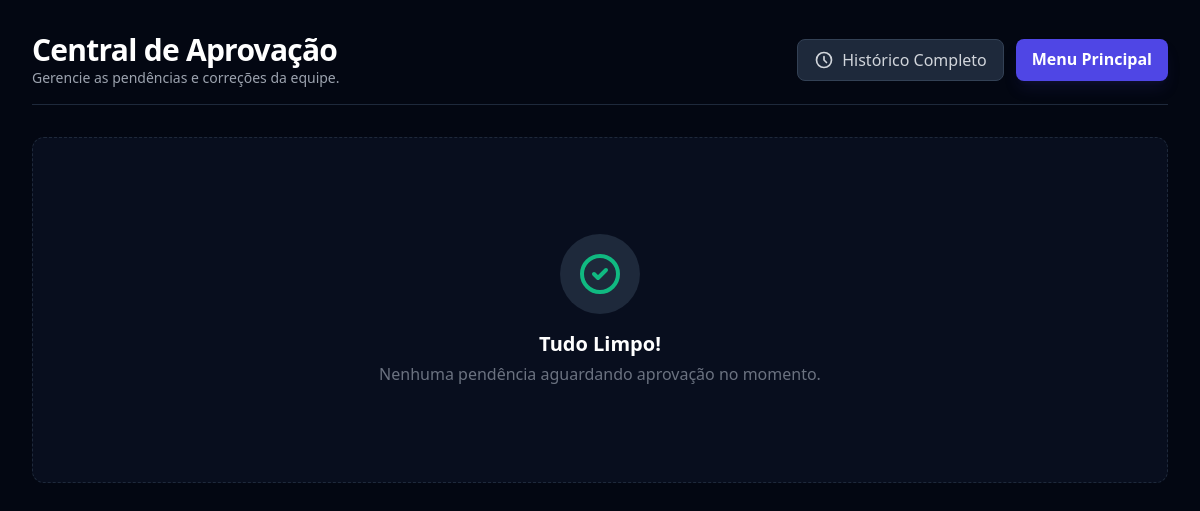
/aprovacoes/ (signed in), run on an earlier commit of the app's database.
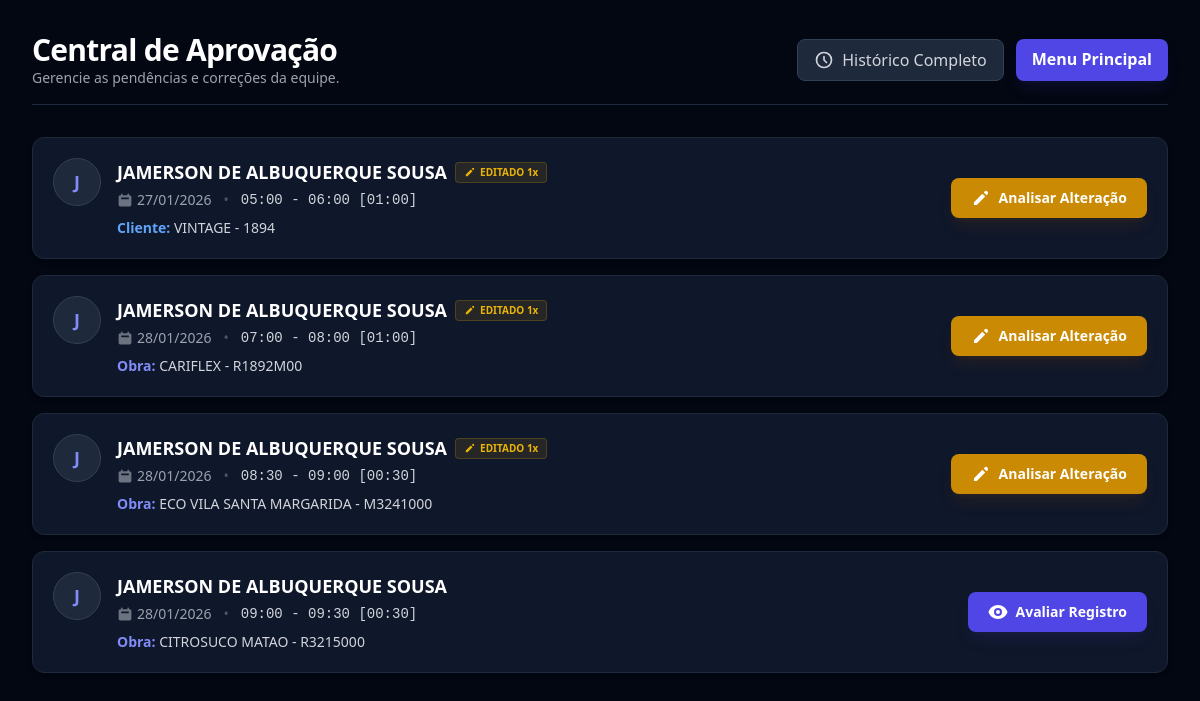
And on a later commit of the database.
### produtividade/models.py (models this page shows, shortened)
class Apontamento(models.Model):
    LOCAL_CHOICES = [
        ('INT', 'Dentro da obra'),
        ('EXT', 'Fora da obra')
    ]
    STATUS_APROVACAO_CHOICES = [
        ('EM_ANALISE', 'Em Análise'),
        ('APROVADO', 'Aprovado'),
        ('REJEITADO', 'Rejeitado'),
        ('SOLICITACAO_AJUSTE', 'Solicitação de Ajuste'),
    ]
    colaborador = models.ForeignKey(
        Colaborador,
        on_delete=models.PROTECT,
        verbose_name="Colaborador"
    )
    data_apontamento = models.DateField(
        default=timezone.now,
        verbose_name="Data"
    )
    hora_inicio = models.TimeField(verbose_name="Hora Início")
    hora_termino = models.TimeField(verbose_name="Hora Término")
    local_execucao = models.CharField(
        max_length=3,
        choices=LOCAL_CHOICES,
        default='INT',
        verbose_name="Local de Execução"
    )
    projeto = models.ForeignKey(
        Projeto,
        on_delete=models.SET_NULL,
        null=True,
        blank=True,
        verbose_name="Projeto"
    )
    codigo_cliente = models.ForeignKey(
        CodigoCliente,
        on_delete=models.SET_NULL,
        null=True,
        blank=True,
        verbose_name="Código do Cliente"
    )
    centro_custo = models.ForeignKey(
        CentroCusto,
        on_delete=models.SET_NULL,
        null=True,
        blank=True,
        verbose_name="Setor / Justificativa (Custo)"
    )
    veiculo = models.ForeignKey(
        Veiculo,
        on_delete=models.SET_NULL,
        null=True,
        blank=True,
        verbose_name="Veículo Cadastrado"
    )
    veiculo_manual_modelo = models.CharField(
        max_length=100, blank=True, null=True, verbose_name="Modelo (Manual)"
    )
    veiculo_manual_placa = models.CharField(
        max_length=20, blank=True, null=True, verbose_name="Placa (Manual)"
    )
    ocorrencias = models.TextField(
        blank=True, null=True, verbose_name="Ocorrências / Obs."
    )
    auxiliar = models.ForeignKey(
        Colaborador,
        on_delete=models.SET_NULL,
        null=True,
        blank=True,
        related_name='apontamentos_auxiliados'
    )
    auxiliares_extras = models.ManyToManyField(
        Colaborador,
        blank=True,
        related_name='apontamentos_como_extra',
        verbose_name="Auxiliares Extras"
    )
    em_plantao = models.BooleanField(
        default=False,
        verbose_name="Atividade em Plantão?"
    )
    data_plantao = models.DateField(
        null=True,
        blank=True,
        verbose_name="Data do Plantão"
    )
    dorme_fora = models.BooleanField(
        default=False,
        verbose_name="Dorme Fora Nesta Data?"
    )
    data_dorme_fora = models.DateField(
        null=True,
        blank=True,
        verbose_name="Data do Dorme-Fora"
    )
    registrado_por = models.ForeignKey(
        User, on_delete=models.SET_NULL, null=True, blank=True, verbose_name="Usuário de Registro"
    )
    data_registro = models.DateTimeField(auto_now_add=True)
    id_agrupamento = models.CharField(
        max_length=100,
        null=True,
        blank=True,
        verbose_name="ID de Agrupamento (Rateio)"
    )
    motivo_ajuste = models.TextField(
        blank=True,
        null=True,
        verbose_name="Motivo do Ajuste (Solicitação)"
    )
    status_aprovacao = models.CharField(
        max_length=20,
        choices=STATUS_APROVACAO_CHOICES,
        default='EM_ANALISE',
        verbose_name="Status Workflow"
    )
    status_ajuste = models.CharField(
        max_length=20,
        choices=[('PENDENTE', 'Pendente'), ('APROVADO', 'Aprovado')],
        null=True,
        blank=True,
        verbose_name="Status da Solicitação (Legado)"
    )
    contagem_edicao = models.IntegerField(
        default=0,
        verbose_name="Qtd. Edições Realizadas"
    )
    motivo_rejeicao = models.TextField(
        blank=True,
        null=True,
        verbose_name="Motivo da Rejeição (Gerente)"
    )
    latitude = models.DecimalField(
        max_digits=12,
        decimal_places=8,
        null=True,
        blank=True,
        verbose_name="Latitude"
    )
    longitude = models.DecimalField(
        max_digits=12,
        decimal_places=8,
        null=True,
        blank=True,
        verbose_name="Longitude"
    )
    @property
    def duracao_total_str(self):
        if not self.hora_inicio or not self.hora_termino:
            return "00:00"
        d = date(2000, 1, 1)
        dt_ini = datetime.combine(d, self.hora_inicio)
        dt_fim = datetime.combine(d, self.hora_termino)
        if dt_fim < dt_ini:
            dt_fim += timedelta(days=1)
        diff = dt_fim - dt_ini
        total_seconds = int(diff.total_seconds())
        h = total_seconds // 3600
        m = (total_seconds % 3600) // 60
        return f"{h:02d}:{m:02d}"
    class Meta:
        verbose_name = "Apontamento"
        verbose_name_plural = "Apontamentos"
        ordering = ['-data_apontamento', '-id']

class Colaborador(models.Model):
    id_colaborador = models.CharField(
        max_length=50,
        unique=True,
        verbose_name="ID Colaborador"
    )
    nome_completo = models.CharField(max_length=255)
    cargo = models.CharField(max_length=100, default='Operador')
    user_account = models.OneToOneField(
        User,
        on_delete=models.SET_NULL,
        null=True,
        blank=True,
        verbose_name="Conta de Usuário (Login)"
    )
    setor = models.ForeignKey(
        Setor,
        on_delete=models.SET_NULL,
        null=True,
        blank=True,
        verbose_name="Setor de Alocação"
    )
    setores_gerenciados = models.ManyToManyField(
        Setor,
        blank=True,
        related_name='gestores',
        verbose_name="Setores sob Gestão (Visão Admin/Gestor)"
    )
    class Meta:
        verbose_name = "Colaborador"
        verbose_name_plural = "Colaboradores"
        ordering = ['nome_completo']

class CodigoCliente(models.Model):
    codigo = models.CharField(
        max_length=4,
        unique=True,
        verbose_name="Cód. Cliente (4 Dígitos)",
        validators=[RegexValidator(
            regex=r'^\d{4}$',
            message='O código deve ter exatamente 4 dígitos numéricos.'
        )]
    )
    nome = models.CharField(
        max_length=255,
        verbose_name="Nome do Cliente"
    )
    ativo = models.BooleanField(default=True)
    class Meta:
        verbose_name = "Código do Cliente"
        verbose_name_plural = "Códigos de Cliente"
        ordering = ['codigo']

class Projeto(models.Model):
    codigo = models.CharField(
        max_length=50,
        unique=True,
        verbose_name="Código da Obra",
        null=True,
        blank=True
    )
    nome = models.CharField(
        max_length=255,
        verbose_name="Nome do Projeto"
    )
    ativo = models.BooleanField(default=True)
    class Meta:
        verbose_name = "Projeto/Obra"
        verbose_name_plural = "Projetos/Obras"
        ordering = ['codigo']

### produtividade/views.py (the view, shortened to what this page needs)
# urls.py: path('aprovacoes/', views.aprovacao_dashboard_view, name='aprovacao_dashboard'),
@login_required
@user_passes_test(is_gerente)
def aprovacao_dashboard_view(request):
    if is_owner(request.user):
        pendentes = Apontamento.objects.filter(
            status_aprovacao='EM_ANALISE'
        ).select_related('colaborador', 'projeto', 'centro_custo').order_by('data_apontamento')
    context = {
        'pendentes': pendentes,
        'titulo': 'Central de Aprovações'
    }
    return render(request, 'produtividade/aprovacao_dashboard.html', context)

### produtividade/views.py (called while the page is built)
def is_owner(user):
    return user.is_superuser

def check_group(user, group_name):
    return user.groups.filter(name=group_name).exists()

def is_gerente(user):
    return check_group(user, 'GESTOR') or is_owner(user)

### produtividade/templates/produtividade/aprovacao_dashboard.html (shortened to what this page needs)
{% load static %}
<!DOCTYPE html>
<html lang="pt-br" class="h-full bg-gray-950">
<head>
    <script src="https://cdn.tailwindcss.com"></script>
</head>
<body class="bg-gray-950 text-gray-200 p-4 sm:p-8 flex justify-center min-h-screen">
    <div class="w-full max-w-6xl">
        <div class="flex flex-col md:flex-row justify-between items-center mb-8 border-b border-slate-800 pb-4 gap-4">
            <div>
                <h2 class="text-3xl font-bold text-white tracking-tight">Central de Aprovação</h2>
                <p class="text-gray-400 text-sm">Gerencie as pendências e correções da equipe.</p>
            </div>
            <div class="flex gap-3">
                <a href="{% url 'produtividade:historico_apontamentos' %}" class="px-4 py-2 rounded-lg bg-slate-800 hover:bg-slate-700 text-gray-300 font-medium transition-colors border border-slate-700 flex items-center gap-2">
                    <svg xmlns="http://www.w3.org/2000/svg" class="h-5 w-5" fill="none" viewBox="0 0 24 24" stroke="currentColor"><path stroke-linecap="round" stroke-linejoin="round" stroke-width="2" d="M12 8v4l3 3m6-3a9 9 0 11-18 0 9 9 0 0118 0z" /></svg>
                    Histórico Completo
                </a>
                <a href="{% url 'produtividade:home_menu' %}" class="px-4 py-2 rounded-lg bg-indigo-600 hover:bg-indigo-500 text-white font-bold transition-colors shadow-lg shadow-indigo-900/20">
                    Menu Principal
                </a>
            </div>
        </div>
        <div class="grid gap-4">
            {% for item in pendentes %}
            <div class="bg-slate-900 border border-slate-800 rounded-xl p-5 flex flex-col lg:flex-row items-start lg:items-center justify-between hover:border-indigo-500/50 transition-all shadow-md group animate-fade-in">
                <div class="flex items-start gap-4 mb-4 lg:mb-0 w-full lg:w-auto">
                    <div class="h-12 w-12 rounded-full bg-slate-800 border border-slate-700 flex items-center justify-center text-indigo-400 font-bold text-lg shrink-0 group-hover:border-indigo-500/50 transition-colors">
                        {{ item.colaborador.nome_completo|slice:":1" }}
                    </div>
                    <div class="flex-1">
                        <div class="flex items-center gap-2 flex-wrap">
                            <h4 class="font-bold text-white text-lg">{{ item.colaborador.nome_completo }}</h4>
                            {% if item.contagem_edicao > 0 %}
                                <span class="bg-yellow-500/10 text-yellow-500 text-[10px] font-bold px-2 py-0.5 rounded border border-yellow-500/20 flex items-center gap-1">
                                    <svg xmlns="http://www.w3.org/2000/svg" class="h-3 w-3" viewBox="0 0 20 20" fill="currentColor"><path d="M13.586 3.586a2 2 0 112.828 2.828l-.793.793-2.828-2.828.793-.793zM11.379 5.793L3 14.172V17h2.828l8.38-8.379-2.83-2.828z" /></svg>
                                    EDITADO {{ item.contagem_edicao }}x
                                </span>
                            {% endif %}
                        </div>
                        <div class="text-sm text-gray-400 mt-1 flex flex-col sm:flex-row sm:items-center gap-1 sm:gap-3">
                            <span class="flex items-center gap-1">
                                <svg xmlns="http://www.w3.org/2000/svg" class="h-4 w-4 text-gray-500" viewBox="0 0 20 20" fill="currentColor"><path fill-rule="evenodd" d="M6 2a1 1 0 00-1 1v1H4a2 2 0 00-2 2v10a2 2 0 002 2h12a2 2 0 002-2V6a2 2 0 00-2-2h-1V3a1 1 0 10-2 0v1H7V3a1 1 0 00-1-1zm0 5a1 1 0 000 2h8a1 1 0 100-2H6z" clip-rule="evenodd" /></svg>
                                {{ item.data_apontamento|date:"d/m/Y" }}
                            </span>
                            <span class="hidden sm:inline text-gray-600">•</span>
                            <span class="flex items-center gap-1 font-mono text-gray-300">
                                {{ item.hora_inicio }} - {{ item.hora_termino }} [{{ item.duracao_total_str }}]
                            </span>
                        </div>
                        <div class="mt-2 text-sm">
                            {% if item.projeto %}
                                <span class="text-indigo-400 font-bold">Obra:</span> <span class="text-gray-300">{{ item.projeto.nome }} - {{ item.projeto.codigo }}</span>
                            {% elif item.codigo_cliente %}
                                <span class="text-blue-400 font-bold">Cliente:</span> <span class="text-gray-300">{{ item.codigo_cliente.nome }} - {{ item.codigo_cliente.codigo }}</span>
                            {% else %}
                                <span class="text-orange-400 font-bold">Centro Custo:</span> <span class="text-gray-300">{{ item.centro_custo.nome }}</span>
                            {% endif %}
                        </div>
                    </div>
                </div>
                <div class="flex gap-3 w-full lg:w-auto">
                    {% if item.contagem_edicao > 0 %}
                        <a href="{% url 'produtividade:analise_apontamento' item.id %}" class="flex-1 lg:flex-none bg-yellow-600 hover:bg-yellow-500 text-white px-5 py-2.5 rounded-lg text-sm font-bold shadow-lg shadow-yellow-900/20 transition-all flex items-center justify-center gap-2">
                            <svg xmlns="http://www.w3.org/2000/svg" class="h-5 w-5" viewBox="0 0 20 20" fill="currentColor">
                                <path d="M13.586 3.586a2 2 0 112.828 2.828l-.793.793-2.828-2.828.793-.793zM11.379 5.793L3 14.172V17h2.828l8.38-8.379-2.83-2.828z" />
                            </svg>
                            Analisar Alteração
                        </a>
                    {% else %}
                        <a href="{% url 'produtividade:analise_apontamento' item.id %}" class="flex-1 lg:flex-none bg-indigo-600 hover:bg-indigo-500 text-white px-5 py-2.5 rounded-lg text-sm font-bold shadow-lg shadow-indigo-900/20 transition-all flex items-center justify-center gap-2">
                            Avaliar Registro
                        </a>
                    {% endif %}
                </div>
            </div>
            {% empty %}
                <div class="text-center py-24 bg-slate-900/50 rounded-xl border border-slate-800 border-dashed flex flex-col items-center justify-center">
                    <div class="bg-slate-800 p-4 rounded-full mb-4">
                        <svg xmlns="http://www.w3.org/2000/svg" class="h-12 w-12 text-emerald-500" fill="none" viewBox="0 0 24 24" stroke="currentColor"><path stroke-linecap="round" stroke-linejoin="round" stroke-width="2" d="M9 12l2 2 4-4m6 2a9 9 0 11-18 0 9 9 0 0118 0z" /></svg>
                    </div>
                    <h3 class="text-xl font-bold text-white mb-1">Tudo Limpo!</h3>
                    <p class="text-gray-500">Nenhuma pendência aguardando aprovação no momento.</p>
                </div>
            {% endfor %}
        </div>
    </div>
</body>
</html>

### produtividade/templates/produtividade/aprovacao_dashboard.html (style rules this page uses)
.animate-fade-in { animation: fadeIn 0.5s ease-in-out; }

What changed in the data, as far as the page shows it:
added Apontamento: colaborador.nome_completo "J", colaborador.nome_completo "JAMERSON DE ALBUQUERQUE SOUSA", contagem_edicao "1", data_apontamento "27/01/2026", hora_inicio "05:00", hora_termino "06:00", duracao_total_str "01:00", codigo_cliente.nome "VINTAGE", codigo_cliente.codigo "1894", shows "Analisar Alteração"
added Apontamento: colaborador.nome_completo "J", colaborador.nome_completo "JAMERSON DE ALBUQUERQUE SOUSA", contagem_edicao "1", data_apontamento "28/01/2026", hora_inicio "07:00", hora_termino "08:00", duracao_total_str "01:00", projeto.nome "CARIFLEX", projeto.codigo "R1892M00", shows "Analisar Alteração"
added Apontamento: colaborador.nome_completo "J", colaborador.nome_completo "JAMERSON DE ALBUQUERQUE SOUSA", contagem_edicao "1", data_apontamento "28/01/2026", hora_inicio "08:30", hora_termino "09:00", duracao_total_str "00:30", projeto.nome "ECO VILA SANTA MARGARIDA", projeto.codigo "M3241000", shows "Analisar Alteração"
added Apontamento: colaborador.nome_completo "J", colaborador.nome_completo "JAMERSON DE ALBUQUERQUE SOUSA", data_apontamento "28/01/2026", hora_inicio "09:00", hora_termino "09:30", duracao_total_str "00:30", projeto.nome "CITROSUCO MATAO", projeto.codigo "R3215000", contagem_edicao 0 (drawn)
Also different on the page:
text no longer shown: "Tudo Limpo! Nenhuma pendência aguardando aprovação no momento."
